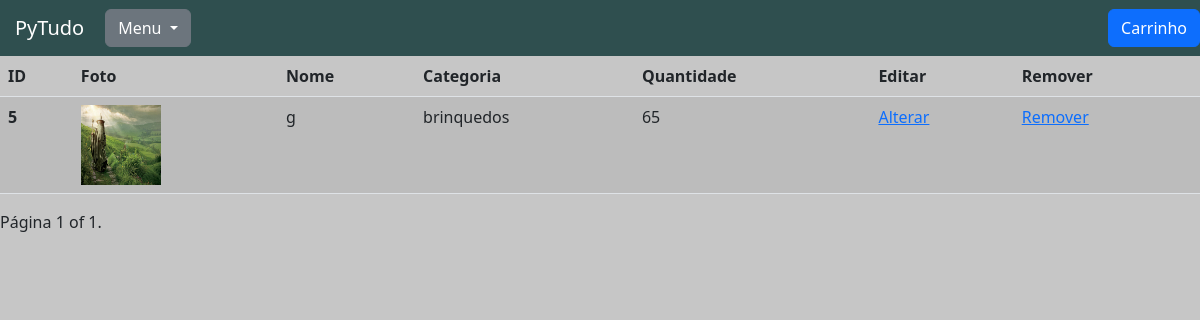
The app's page /gestao/adm_estoque/, older data.
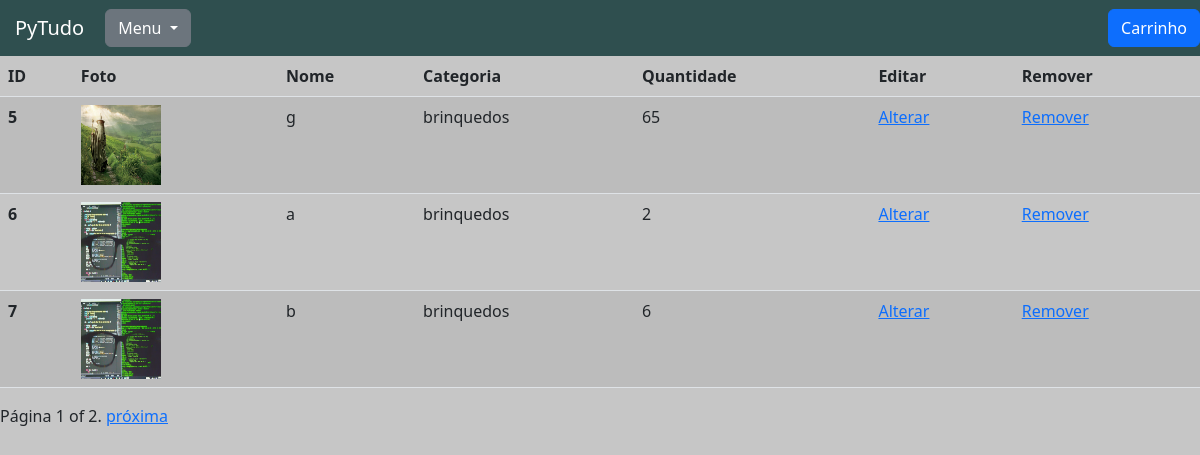
The same page, newer data.
### produtos/models.py (models this page shows, shortened)
class Produtos(models.Model):
    nome = models.CharField(max_length=50)
    descricao = models.TextField()
    foto = models.ImageField()
    preco = models.DecimalField(max_digits=6, decimal_places=2)
    categoria = models.ForeignKey(Categoria, blank=True, null=True, on_delete=models.SET_NULL)
    marca = models.CharField(max_length=50)
    cor = models.CharField(max_length=30)
    quantidade = models.IntegerField()

class Categoria(models.Model):
    nome = models.CharField(max_length=40)
    def __str__(self):
        return self.nome

### gestao/views.py (the view)
# urls.py: path('adm_estoque/', views.adm_estoque, name='adm_estoque'),
def adm_estoque(request):
    produtos = Produtos.objects.all()
    paginacao = Paginator(produtos, 3)
    page = request.GET.get('page')
    produtos_paginados = paginacao.get_page(page)
    return render(request, 'adm_estoque.html', {'produtos_paginados': produtos_paginados})

### gestao/templates/adm_estoque.html (shortened to what this page needs)
{% extends 'base.html' %}
{% load static %}
{% block 'head' %}
    <link href="#" rel="stylesheet">
{% endblock %}
{% block 'body' %}
<table class="table table-striped">
    <thead>
      <tr>
        <th scope="col">ID</th>
        <th scope="col">Foto</th>
        <th scope="col">Nome</th>
        <th scope="col">Categoria</th>
        <th scope="col"> Quantidade</th>
        <th scope="col">Editar</th>
        <th scope="col">Remover</th>
      </tr>
    </thead>
    <tbody>
        {% for produto in produtos_paginados %}
            <tr>
                <th scope="row">{{ produto.id }}</th>
                <td><a href="{% url 'ver_produto' produto.id %}">
                        <img src="{{ produto.foto.url }}" width="80" height="80"></td>
                <td>{{ produto.nome }}</td>
                <td>{{ produto.categoria }}</td>
                <td>{{ produto.quantidade }}</td>
                <td><a href="{% url 'alterar_produto' produto.id %}">Alterar</a></td>
                <td><a href="{% url 'excluir_produto' produto.id %}">Remover</a></td>
            </tr>
        {% endfor %}
    </tbody>
</table>
  <div class="pagination">
    <span class="step-links">
        <span class="current">
            Página {{ produtos_paginados.number }} of {{ produtos_paginados.paginator.num_pages }}.
        </span>
        {% if produtos_paginados.has_next %}
            <a href="?page={{ produtos_paginados.next_page_number }}">próxima</a>
        {% endif %}
    </span>
    </div>
{% endblock %}

### pytudo/templates/base.html (shortened to what this page needs)
{% load static %}
<!doctype html>
<html lang="pt-BR">
  <head>
    <link href="{% static 'base/css/base.css' %}" rel="stylesheet">
    <link href="https://cdn.jsdelivr.net/npm/bootstrap@5.2.2/dist/css/bootstrap.min.css" rel="stylesheet">
    {% block 'head' %} {% endblock%}
  </head>
  <body>
    <nav class="navbar navbar-expand-lg navbar-dark bg-nav">
        <a class="navbar-brand" href="{% url 'listar_produtos' %}">PyTudo</a>
        <div class="dropdown">
          <button class="btn btn-secondary dropdown-toggle" type="button" id="dropdownMenuButton" data-toggle="dropdown" aria-haspopup="true" aria-expanded="false">
            Menu
          </button>
        </div>
        <a class="btn btn-primary" style="position: absolute; right: 0;" href="{% url 'ver_carrinho' %}" role="button">Carrinho</a>
    </nav>
    {% block 'body' %}{% endblock%}
  </body>
</html>

### pytudo/templates/static/base/css/base.css (style rules this page uses)
body { background-color: #C6C6C6 !important; }
.bg-nav { background-color: #2F4F4F !important; padding: 10px; }
.navbar-brand { padding: 5px; margin-left: 10px; }

Row changes from the older to the newer data that the page shows:
added Produtos: id "6", foto (picture), nome "a", categoria "brinquedos", quantidade "2"
added Produtos: id "7", foto (picture), nome "b", categoria "brinquedos", quantidade "6"
Text that changed along with them:
{{ produtos_paginados.paginator.num_pages }}: "1" → "2"
text now shown: "próxima"
